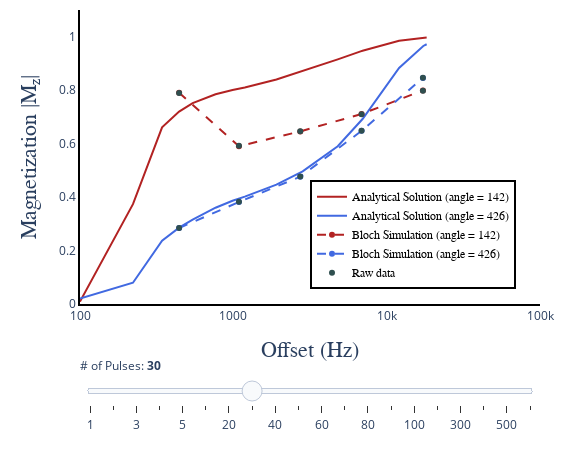

Notebook source saved alongside this figure:
### Code cell
# PYTHON CODE

init_notebook_mode(connected=True)

dataSimAnalyticalPulses1 = [dict(
        visible = False,
        x = dataSimAnalytical_Pulses[:,0,0],
        y = dataSimAnalytical_Pulses[:,1,ii],
        line = dict(color = "firebrick"),
        name = 'Analytical Solution (angle = 142)',
        hovertemplate = 'Analytical Solution (angle = 142)<br>M<sub>z</sub> = %{y}<br>Offset = %{x} Hz<extra></extra>') for ii in range(len(numPulses))]

dataSimAnalyticalPulses1[7]['visible'] = True

dataSimAnalyticalPulses2 = [dict(
        visible = False,
        x = dataSimAnalytical_Pulses[:,0,0],
        y = dataSimAnalytical_Pulses[:,2,ii],
        line = dict(color = "royalblue"),
        name = 'Analytical Solution (angle = 426)',
        hovertemplate = 'Analytical Solution (angle = 426)<br>M<sub>z</sub> = %{y}<br>Offset = %{x} Hz<extra></extra>') for ii in range(len(numPulses))]

dataSimAnalyticalPulses2[7]['visible'] = True

dataBlochSimPulses1 = [dict(
        visible = False,
        x = dataBlochSim_Pulses[:,0,0],
        y = dataBlochSim_Pulses[:,1,ii],
        line = dict(
            color = "firebrick",
            dash = 'dash'),
        name = 'Bloch Simulation (angle = 142)',
        text = 'Bloch Simulation (angle = 142)',
        hovertemplate = 'Bloch Simulation (angle = 142)<br>M<sub>z</sub> = %{y}<br>Offset = %{x} Hz<extra></extra>') for ii in range(len(numPulses))]

dataBlochSimPulses1[7]['visible'] = True

dataBlochSimPulses2 = [dict(
        visible = False,
        x = dataBlochSim_Pulses[:,0,0],
        y = dataBlochSim_Pulses[:,2,ii],
        line = dict(
            color = "royalblue",
            dash = 'dash'),
        name = 'Bloch Simulation (angle = 426)',
        hovertemplate = 'Bloch Simulation (angle = 426)<br>M<sub>z</sub> = %{y}<br>Offset = %{x} Hz<extra></extra>') for ii in range(len(numPulses))]

dataBlochSimPulses2[7]['visible'] = True

dataRawPulses = [dict(
        visible = False,
        mode = 'markers',
        marker = dict(color = "darkslategray"),
        x = dataRaw_Pulses[:,0,0],
        y = dataRaw_Pulses[:,1,ii],
        name = 'Raw data',
        hovertemplate = 'Raw data<br>M<sub>z</sub> = %{y}<br>Offset = %{x} Hz<extra></extra>') for ii in range(len(numPulses))]

dataRawPulses[7]['visible'] = True

data = dataSimAnalyticalPulses1 + dataSimAnalyticalPulses2 + dataBlochSimPulses1 + dataBlochSimPulses2 + dataRawPulses

steps = []
for i in range(len(numPulses)):
    step = dict(
        method = 'restyle',  
        args = ['visible', [False] * len(dataSimAnalyticalPulses1)],
        label = str(numPulses[i])
    )
    step['args'][1][i] = True # Toggle i'th trace to "visible"
    steps.append(step)

sliders = [dict(
    x = 0,
    y = -0.0,
    active = 7,
    currentvalue = {"prefix": "# of Pulses: <b>"},
    pad = {"t": 50, "b": 10},
    steps = steps
)]

layout = go.Layout(
    plot_bgcolor='rgba(0,0,0,0)',
    width=580,
    height=450,
    margin=go.layout.Margin(
        l=80,
        r=40,
        b=60,
        t=10,
    ),
    annotations=[
        dict(
            x=0.5004254919715793,
            y=-0.2,
            showarrow=False,
            text='Offset (Hz)',
            font=dict(
                family='Times New Roman',
                size=22
            ),
            xref='paper',
            yref='paper'
        ),
        dict(
            x=-0.14,
            y=0.5,
            showarrow=False,
            text='Magnetization |M<sub>z</sub>|',
            font=dict(
                family='Times New Roman',
                size=22
            ),
            textangle=-90,
            xref='paper',
            yref='paper'
        ),
    ],
    xaxis=dict(
        autorange=False,
        type="log",
        range=[2, 5],
        dtick=1,
        showgrid=False,
        linecolor='black',
        linewidth=2
    ),
    yaxis=dict(
        autorange=False,
        range=[0, 1.1],
        showgrid=False,
        linecolor='black',
        linewidth=2
    ),
    legend=dict(
        x=0.5,
        y=0.05,
        traceorder='normal',
        font=dict(
            family='Times New Roman',
            size=12,
            color='#000'
        ),
        bordercolor='#000000',
        borderwidth=2
    ), 
    sliders=sliders
)

fig = dict(data=data, layout=layout)

iplot(fig, filename = 'basic-line', config = config)

hide_toggle()
